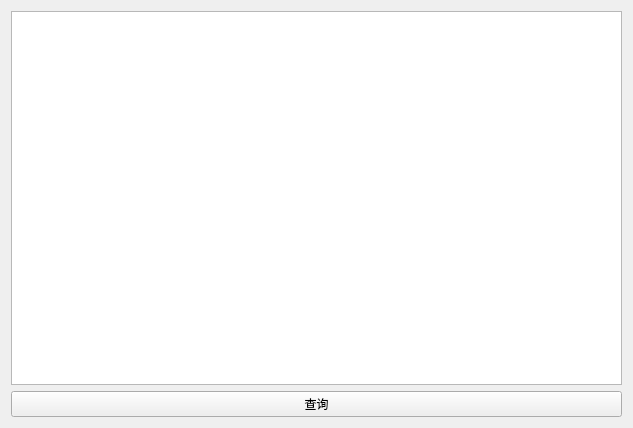
<?xml version="1.0" encoding="UTF-8"?>
<ui version="4.0">
 <class>Widget</class>
 <widget class="QWidget" name="Widget">
  <property name="geometry">
   <rect>
    <x>0</x>
    <y>0</y>
    <width>633</width>
    <height>428</height>
   </rect>
  </property>
  <property name="windowTitle">
   <string>Widget</string>
  </property>
  <layout class="QGridLayout" name="gridLayout">
   <item row="0" column="0">
    <widget class="QTableView" name="tableView"/>
   </item>
   <item row="1" column="0">
    <widget class="QPushButton" name="pushButton">
     <property name="text">
      <string>查询</string>
     </property>
    </widget>
   </item>
  </layout>
 </widget>
 <layoutdefault spacing="6" margin="11"/>
 <resources/>
 <connections/>
</ui>
